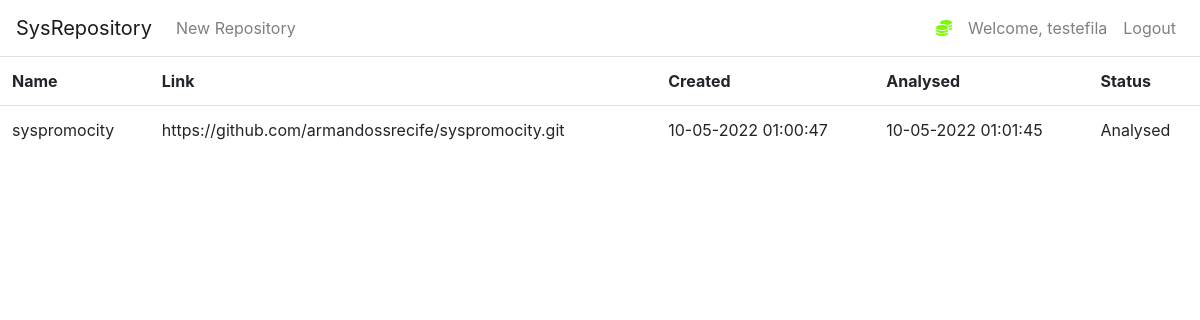
The page /repository/29/analysed (signed in) on the database its author committed.
### msr/dao.py (models this page shows, shortened)
class User(db.Model, UserMixin):
    id = db.Column(db.Integer(), primary_key=True)
    username = db.Column(db.String(length=30), nullable=False, unique=True)
    email_address = db.Column(db.String(length=50), nullable=False, unique=True)
    password_hash = db.Column(db.String(length=60), nullable=False)
    repositories = db.relationship('Repository', backref='owned_user', lazy=True)
    @property
    def password(self):
        return self.password

class Repository(db.Model):
    id = db.Column(db.Integer(), primary_key=True)
    name = db.Column(db.String(length=30), nullable=False, unique=False)
    link = db.Column(db.String(length=1024), nullable=False, unique=False)
    creation_date = db.Column(db.DateTime, nullable=False, default=datetime.now)
    analysis_date = db.Column(db.DateTime, nullable=True, default=None)
    analysed = db.Column(db.Integer(), nullable=True, default=0)
    owner = db.Column(db.Integer(), db.ForeignKey('user.id'))

### msr/main.py (the view)
@app.route("/repository/<int:id>/analysed", methods=["GET"])
@login_required
def visualizar_analise_repositorio(id):
    repositorio = repositoriesCollection.query_repository_by_id(id)
    link = repositorio.link
    name = repositorio.name
    creation_date = repositorio.creation_date
    analysis_date = repositorio.analysis_date
    status = repositorio.analysed
    relative_path = 'repositories' + '/' + str(current_user.get_id()) + '/' + name + '.json'
    relative_path_file_name = url_for('static', filename=relative_path)
    return render_template("repository/analisado.html", my_link=link, my_name=name, my_creation_date=creation_date,
                                my_analysis_date=analysis_date, my_status=status,
                                my_relative_path_file_name=relative_path_file_name)

### msr/dao.py (called while the page is built)
@login_manager.user_loader
def load_user(user_id):
    return User.query.get(int(user_id))

    def query_repository_by_id(self, p_id):
        repository = Repository.query.filter_by(id=p_id).first()
        return repository

### msr/main.py (called while the page is built)
@app.context_processor
def utility_processor():
    def status_repositorio(status):
        valor = ''
        try:
            lista_de_status = list()
            lista_de_status = ['Registered', 'Processing', 'Analysed']
            valor = lista_de_status[status]
        except Exception as e:
            print('Erro de status: valor ' + valor + ' - status:  ' + str(status) + ' - ' + str(e))
        return valor
    return dict(status_repositorio=status_repositorio)

### msr/templates/repository/analisado.html (shortened to what this page needs)
{% extends 'base.html' %}
{% block content %}
<table class="table table-hover table">
    <tr>
      <th scope="col">Name</th>
      <th scope="col">Link</th>
      <th scope="col">Created</th>
      <th scope="col">Analysed</th>
      <th scope="col">Status</th>
    </tr>
          <tr role="row">
          <td> {{ my_name }} </td>
          <td >{{ my_link }}</td>
          <td> {{ my_creation_date.strftime('%d-%m-%Y %H:%M:%S') }} </td>
          <td> {{ my_analysis_date.strftime('%d-%m-%Y %H:%M:%S') }} </td>
          <td >{{ status_repositorio(my_status) }} </td>
    </table>
{% endblock %}

### msr/templates/base.html (shortened to what this page needs)
<!doctype html>
<html lang="en">
   <head>
      <link rel="stylesheet" href="https://cdn.jsdelivr.net/npm/bootstrap@4.5.3/dist/css/bootstrap.min.css">
      <link rel="stylesheet" type="text/css" href="{{ url_for('static', filename='jsonview.bundle.css') }}">
   </head>
   <body>
    <nav class="navbar navbar-expand-md navbar-light">
      <a class="navbar-brand" href="{{ url_for('msr_page') }} ">SysRepository</a>
      <div class="collapse navbar-collapse" id="navbarNav">
          {% if current_user.is_authenticated %}
            <ul class="navbar-nav mr-auto">
                <li class="nav-item">
                    <a class="nav-link" href="{{ url_for('repository_page') }}">New Repository</a>
                </li>
            </ul>
            <ul class="navbar-nav">
                <li class="nav-item">
                    <a class="nav-link" style="color: lawngreen; font-weight: bold">
                        <i class="fas fa-coins"></i>
                    </a>
                </li>
                <li class="nav-item">
                    <a class="nav-link">Welcome, {{ current_user.username }}</a>
                </li>
                <li class="nav-item">
                    <a class="nav-link" href="{{ url_for('logout_page') }}">Logout</a>
                </li>
            </ul>
          {% endif %}
      </div>
    </nav>
      {% block content %}
      {% endblock %}
   </body>
</html>

### rows shown on the page
User: username "testefila"
Repository: name "syspromocity", link "https://github.com/armandossrecife/syspromocity.git", strftime "10-05-2022 01:00:47", strftime "10-05-2022 01:01:45"

### other values the page prints
{{ status_repositorio(my_status) }} "Analysed"
